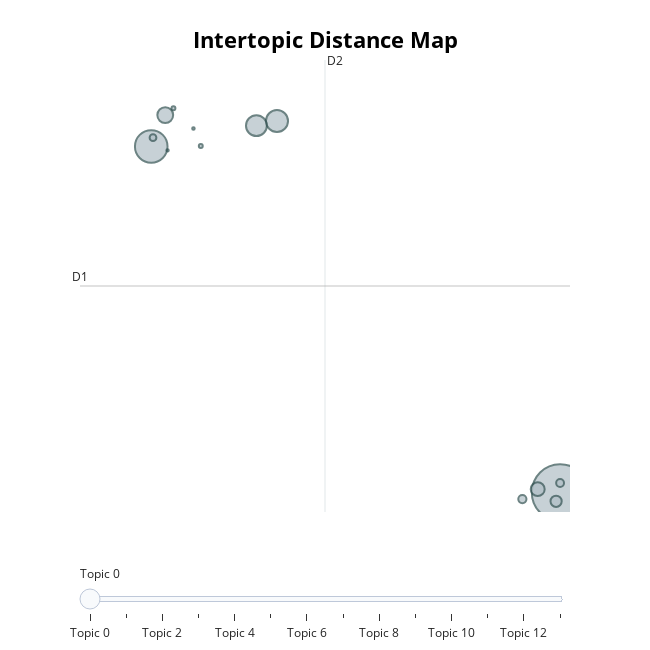

This figure's notebook cell:
### Code cell
topic_model_hdbscan.visualize_barchart(top_n_topics=15)
topic_model_hdbscan.visualize_topics()

### Figure 1 — Plotly figure (JSON) as saved in the notebook; plotly's stock layout.template omitted (floating-point values rounded to 4 significant figures)
{"data": [{"customdata": [[0, "01 | dukung | calon | pilih | pasang", 10645], [1, "anies | presiden | baswedan | indonesia | imin", 3530], [2, "debat | calon | presiden | kritik | imin", 1620], [3, "politik | partai | demokrasi | demokrat | pilih", 1447], [4, "cak | imin | anies | banget | live", 835], [5, "video | videotron | pop | korea | 01", 647], [6, "twitter | berita | media | sosial | 01", 418], [7, "program | anies | 01 | misi | kerja", 223], [8, "pintar | orang | dukung | 01 | bodoh", 206], [9, "palestina | israel | merdeka | bela | aksi", 152], [10, "viral | viralkan | ham | virus | anies", 51], [11, "respons | reply | respon | cak | imin", 51], [12, "estate | food | tani | blak | imin", 21], [13, "store | unduh | app | play | urut", 19]], "hovertemplate": "<b>Topic %{customdata[0]}</b><br>%{customdata[1]}<br>Size: %{customdata[2]}", "legendgroup": "", "marker": {"color": "#B0BEC5", "line": {"color": "DarkSlateGrey", "width": 2}, "size": [10645, 3530, 1620, 1447, 835, 647, 418, 223, 206, 152, 51, 51, 21, 19], "sizemode": "area", "sizeref": 6.653, "symbol": "circle"}, "mode": "markers", "name": "", "orientation": "v", "showlegend": false, "type": "scatter", "x": [-1.569, -11.28, -8.291, -8.779, -10.94, -2.1, -1.663, -2.464, -1.569, -11.23, -10.1, -10.75, -10.27, -10.89], "xaxis": "x", "y": [-3.055, 13.81, 15.05, 14.82, 15.34, -2.892, -3.484, -3.378, -2.594, 14.24, 13.83, 15.67, 14.68, 13.62], "yaxis": "y"}], "layout": {"annotations": [{"showarrow": false, "text": "D1", "x": -12.97, "y": 7.006, "yshift": 10}, {"showarrow": false, "text": "D2", "x": -7.151, "xshift": 10, "y": 18.02}], "height": 650, "hoverlabel": {"bgcolor": "white", "font": {"family": "Rockwell", "size": 16}}, "legend": {"itemsizing": "constant", "tracegroupgap": 0}, "margin": {"t": 60}, "shapes": [{"line": {"color": "#CFD8DC", "width": 2}, "type": "line", "x0": -7.151, "x1": -7.151, "y0": -4.006, "y1": 18.02}, {"line": {"color": "#9E9E9E", "width": 2}, "type": "line", "x0": -12.97, "x1": -1.333, "y0": 7.006, "y1": 7.006}], "sliders": [{"active": 0, "pad": {"t": 50}, "steps": [{"args": [{"marker.color": [["red", "#B0BEC5", "#B0BEC5", "#B0BEC5", "#B0BEC5", "#B0BEC5", "#B0BEC5", "#B0BEC5", "#B0BEC5", "#B0BEC5", "#B0BEC5", "#B0BEC5", "#B0BEC5", "#B0BEC5"]]}], "label": "Topic 0", "method": "update"}, {"args": [{"marker.color": [["#B0BEC5", "red", "#B0BEC5", "#B0BEC5", "#B0BEC5", "#B0BEC5", "#B0BEC5", "#B0BEC5", "#B0BEC5", "#B0BEC5", "#B0BEC5", "#B0BEC5", "#B0BEC5", "#B0BEC5"]]}], "label": "Topic 1", "method": "update"}, {"args": [{"marker.color": [["#B0BEC5", "#B0BEC5", "red", "#B0BEC5", "#B0BEC5", "#B0BEC5", "#B0BEC5", "#B0BEC5", "#B0BEC5", "#B0BEC5", "#B0BEC5", "#B0BEC5", "#B0BEC5", "#B0BEC5"]]}], "label": "Topic 2", "method": "update"}, {"args": [{"marker.color": [["#B0BEC5", "#B0BEC5", "#B0BEC5", "red", "#B0BEC5", "#B0BEC5", "#B0BEC5", "#B0BEC5", "#B0BEC5", "#B0BEC5", "#B0BEC5", "#B0BEC5", "#B0BEC5", "#B0BEC5"]]}], "label": "Topic 3", "method": "update"}, {"args": [{"marker.color": [["#B0BEC5", "#B0BEC5", "#B0BEC5", "#B0BEC5", "red", "#B0BEC5", "#B0BEC5", "#B0BEC5", "#B0BEC5", "#B0BEC5", "#B0BEC5", "#B0BEC5", "#B0BEC5", "#B0BEC5"]]}], "label": "Topic 4", "method": "update"}, {"args": [{"marker.color": [["#B0BEC5", "#B0BEC5", "#B0BEC5", "#B0BEC5", "#B0BEC5", "red", "#B0BEC5", "#B0BEC5", "#B0BEC5", "#B0BEC5", "#B0BEC5", "#B0BEC5", "#B0BEC5", "#B0BEC5"]]}], "label": "Topic 5", "method": "update"}, {"args": [{"marker.color": [["#B0BEC5", "#B0BEC5", "#B0BEC5", "#B0BEC5", "#B0BEC5", "#B0BEC5", "red", "#B0BEC5", "#B0BEC5", "#B0BEC5", "#B0BEC5", "#B0BEC5", "#B0BEC5", "#B0BEC5"]]}], "label": "Topic 6", "method": "update"}, {"args": [{"marker.color": [["#B0BEC5", "#B0BEC5", "#B0BEC5", "#B0BEC5", "#B0BEC5", "#B0BEC5", "#B0BEC5", "red", "#B0BEC5", "#B0BEC5", "#B0BEC5", "#B0BEC5", "#B0BEC5", "#B0BEC5"]]}], "label": "Topic 7", "method": "update"}, {"args": [{"marker.color": [["#B0BEC5", "#B0BEC5", "#B0BEC5", "#B0BEC5", "#B0BEC5", "#B0BEC5", "#B0BEC5", "#B0BEC5", "red", "#B0BEC5", "#B0BEC5", "#B0BEC5", "#B0BEC5", "#B0BEC5"]]}], "label": "Topic 8", "method": "update"}, {"args": [{"marker.color": [["#B0BEC5", "#B0BEC5", "#B0BEC5", "#B0BEC5", "#B0BEC5", "#B0BEC5", "#B0BEC5", "#B0BEC5", "#B0BEC5", "red", "#B0BEC5", "#B0BEC5", "#B0BEC5", "#B0BEC5"]]}], "label": "Topic 9", "method": "update"}, {"args": [{"marker.color": [["#B0BEC5", "#B0BEC5", "#B0BEC5", "#B0BEC5", "#B0BEC5", "#B0BEC5", "#B0BEC5", "#B0BEC5", "#B0BEC5", "#B0BEC5", "red", "#B0BEC5", "#B0BEC5", "#B0BEC5"]]}], "label": "Topic 10", "method": "update"}, {"args": [{"marker.color": [["#B0BEC5", "#B0BEC5", "#B0BEC5", "#B0BEC5", "#B0BEC5", "#B0BEC5", "#B0BEC5", "#B0BEC5", "#B0BEC5", "#B0BEC5", "#B0BEC5", "red", "#B0BEC5", "#B0BEC5"]]}], "label": "Topic 11", "method": "update"}, {"args": [{"marker.color": [["#B0BEC5", "#B0BEC5", "#B0BEC5", "#B0BEC5", "#B0BEC5", "#B0BEC5", "#B0BEC5", "#B0BEC5", "#B0BEC5", "#B0BEC5", "#B0BEC5", "#B0BEC5", "red", "#B0BEC5"]]}], "label": "Topic 12", "method": "update"}, {"args": [{"marker.color": [["#B0BEC5", "#B0BEC5", "#B0BEC5", "#B0BEC5", "#B0BEC5", "#B0BEC5", "#B0BEC5", "#B0BEC5", "#B0BEC5", "#B0BEC5", "#B0BEC5", "#B0BEC5", "#B0BEC5", "red"]]}], "label": "Topic 13", "method": "update"}]}], "title": {"font": {"color": "Black", "size": 22}, "text": "<b>Intertopic Distance Map</b>", "x": 0.5, "xanchor": "center", "y": 0.95, "yanchor": "top"}, "width": 650, "xaxis": {"anchor": "y", "domain": [0, 1], "range": [-12.97, -1.333], "title": {"text": ""}, "visible": false}, "yaxis": {"anchor": "x", "domain": [0, 1], "range": [-4.006, 18.02], "title": {"text": ""}, "visible": false}}}
